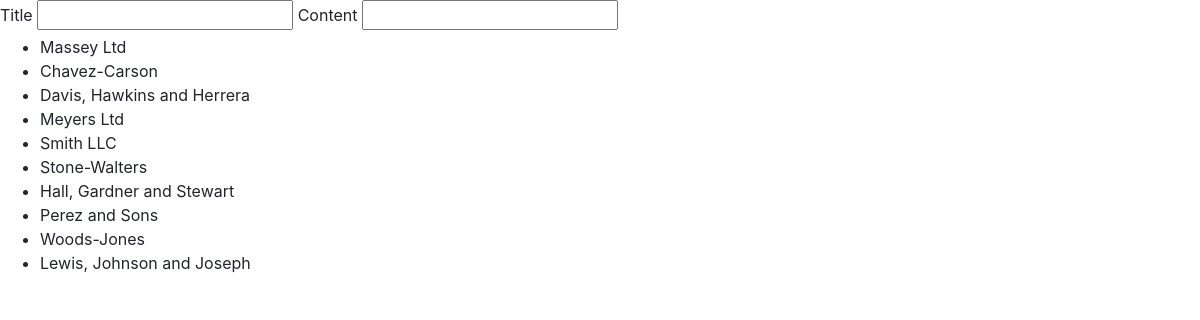
Page /post/ on the committed database.
### post/models.py (models this page shows, shortened)
class Post(models.Model):
    title = models.CharField(max_length=200)
    content = models.CharField(max_length=1000, blank= True )
    pub_time = models.DateTimeField("publish time", default= timezone.now())
    edited_time = models.DateTimeField("Edit time", blank= True, default= timezone.now())
    author = models.ForeignKey(Author, on_delete=models.CASCADE)

### post/views.py (the view)
# urls.py: path('', v.index, name = "index"),
def index(request):
    posts = Post.objects.all()[:10]
    context = {
        'title': 'Posts',
        'all_post': posts,
    }
    return render(request,'posts/index.html',context)

### post/templates/posts/index.html (shortened to what this page needs)
{%  extends "index.html" %}
{% block content %}
    <form action="{% url 'post:create' %} " method="post">
        <label for="title">
            Title
        </label>
    <input type="text" id="title" name="title"/>
        <label for="content" >
            Content
        </label>
        <input type="text">
    </form>
    <ul>
        {% for post in all_post %}
        <li>
            {{ post.title }}
        </li>
        {% endfor %}
    </ul>
{% endblock %}

### templates/index.html (shortened to what this page needs)
<!doctype html>
<html lang="en">
<head>
    <link rel="stylesheet" href="https://maxcdn.bootstrapcdn.com/bootstrap/4.0.0-alpha.6/css/bootstrap.min.css"
>
</head>
<body>
    {% block content %}
    {% endblock %}
</body>
</html>

### rows in the picture
Post: title "Massey Ltd"
Post: title "Chavez-Carson"
Post: title "Davis, Hawkins and Herrera"
Post: title "Meyers Ltd"
Post: title "Smith LLC"
Post: title "Stone-Walters"
Post: title "Hall, Gardner and Stewart"
Post: title "Perez and Sons"
Post: title "Woods-Jones"
Post: title "Lewis, Johnson and Joseph"
